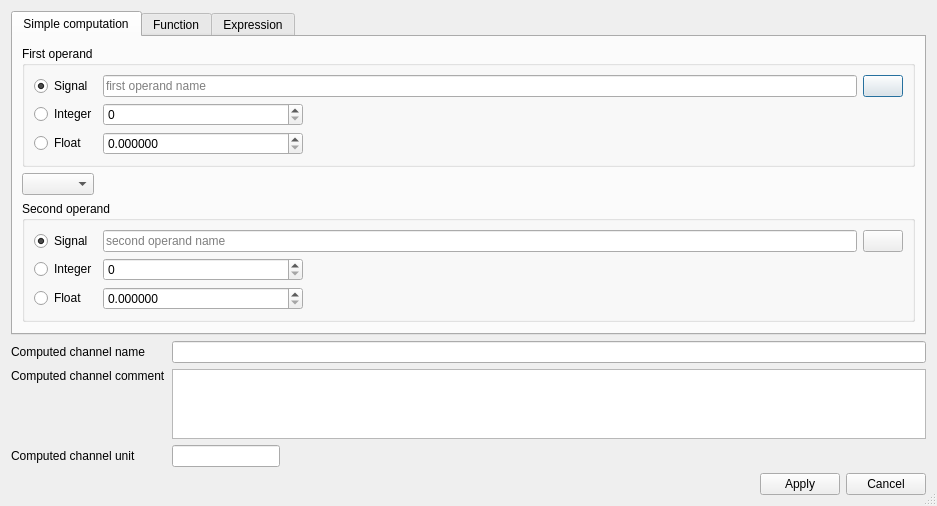
<?xml version="1.0" encoding="UTF-8"?>
<ui version="4.0">
 <class>ComputedChannel</class>
 <widget class="QDialog" name="ComputedChannel">
  <property name="geometry">
   <rect>
    <x>0</x>
    <y>0</y>
    <width>937</width>
    <height>480</height>
   </rect>
  </property>
  <property name="maximumSize">
   <size>
    <width>16777215</width>
    <height>16777215</height>
   </size>
  </property>
  <property name="windowTitle">
   <string>Define new channel</string>
  </property>
  <property name="windowIcon">
   <iconset resource="resource.qrc">
    <normaloff>:/plus.png</normaloff>:/plus.png</iconset>
  </property>
  <property name="sizeGripEnabled">
   <bool>true</bool>
  </property>
  <layout class="QGridLayout" name="gridLayout" columnstretch="0,0,1,0,0">
   <item row="0" column="0" colspan="5">
    <widget class="QTabWidget" name="tabs">
     <property name="currentIndex">
      <number>0</number>
     </property>
     <widget class="QWidget" name="tab">
      <attribute name="title">
       <string>Simple computation</string>
      </attribute>
      <layout class="QGridLayout" name="gridLayout_5" columnstretch="0,1">
       <item row="0" column="0" colspan="2">
        <widget class="QGroupBox" name="groupBox">
         <property name="title">
          <string>First operand</string>
         </property>
         <layout class="QGridLayout" name="gridLayout_4" columnstretch="0,0,1,0">
          <item row="0" column="0">
           <widget class="QRadioButton" name="operand1_as_signal">
            <property name="text">
             <string>Signal</string>
            </property>
            <property name="checked">
             <bool>true</bool>
            </property>
           </widget>
          </item>
          <item row="0" column="1" colspan="2">
           <widget class="QLineEdit" name="operand1_name">
            <property name="placeholderText">
             <string>first operand name</string>
            </property>
           </widget>
          </item>
          <item row="0" column="3">
           <widget class="QPushButton" name="operand1_search_btn">
            <property name="text">
             <string/>
            </property>
            <property name="icon">
             <iconset resource="resource.qrc">
              <normaloff>:/search.png</normaloff>:/search.png</iconset>
            </property>
           </widget>
          </item>
          <item row="1" column="0">
           <widget class="QRadioButton" name="operand1_as_integer">
            <property name="text">
             <string>Integer</string>
            </property>
           </widget>
          </item>
          <item row="1" column="1">
           <widget class="QSpinBox" name="operand1_integer">
            <property name="minimumSize">
             <size>
              <width>200</width>
              <height>0</height>
             </size>
            </property>
            <property name="minimum">
             <number>0</number>
            </property>
            <property name="maximum">
             <number>10</number>
            </property>
            <property name="value">
             <number>0</number>
            </property>
           </widget>
          </item>
          <item row="1" column="2" rowspan="2">
           <spacer name="horizontalSpacer">
            <property name="orientation">
             <enum>Qt::Horizontal</enum>
            </property>
            <property name="sizeHint" stdset="0">
             <size>
              <width>538</width>
              <height>20</height>
             </size>
            </property>
           </spacer>
          </item>
          <item row="2" column="0">
           <widget class="QRadioButton" name="operand1_as_float">
            <property name="text">
             <string>Float</string>
            </property>
           </widget>
          </item>
          <item row="2" column="1">
           <widget class="QDoubleSpinBox" name="operand1_float">
            <property name="decimals">
             <number>6</number>
            </property>
           </widget>
          </item>
         </layout>
        </widget>
       </item>
       <item row="1" column="0">
        <widget class="QComboBox" name="op"/>
       </item>
       <item row="1" column="1">
        <spacer name="horizontalSpacer_5">
         <property name="orientation">
          <enum>Qt::Horizontal</enum>
         </property>
         <property name="sizeHint" stdset="0">
          <size>
           <width>794</width>
           <height>20</height>
          </size>
         </property>
        </spacer>
       </item>
       <item row="2" column="0" colspan="2">
        <widget class="QGroupBox" name="groupBox_2">
         <property name="title">
          <string>Second operand</string>
         </property>
         <layout class="QGridLayout" name="gridLayout_3" columnstretch="0,0,1,0">
          <item row="0" column="0">
           <widget class="QRadioButton" name="operand2_as_signal">
            <property name="text">
             <string>Signal</string>
            </property>
            <property name="checked">
             <bool>true</bool>
            </property>
           </widget>
          </item>
          <item row="0" column="1" colspan="2">
           <widget class="QLineEdit" name="operand2_name">
            <property name="placeholderText">
             <string>second operand name</string>
            </property>
           </widget>
          </item>
          <item row="0" column="3">
           <widget class="QPushButton" name="operand2_search_btn">
            <property name="text">
             <string/>
            </property>
            <property name="icon">
             <iconset resource="resource.qrc">
              <normaloff>:/search.png</normaloff>:/search.png</iconset>
            </property>
           </widget>
          </item>
          <item row="1" column="0">
           <widget class="QRadioButton" name="operand2_as_integer">
            <property name="text">
             <string>Integer</string>
            </property>
           </widget>
          </item>
          <item row="1" column="1">
           <widget class="QSpinBox" name="operand2_integer">
            <property name="minimumSize">
             <size>
              <width>200</width>
              <height>0</height>
             </size>
            </property>
           </widget>
          </item>
          <item row="1" column="2">
           <spacer name="horizontalSpacer_2">
            <property name="orientation">
             <enum>Qt::Horizontal</enum>
            </property>
            <property name="sizeHint" stdset="0">
             <size>
              <width>63</width>
              <height>20</height>
             </size>
            </property>
           </spacer>
          </item>
          <item row="2" column="0">
           <widget class="QRadioButton" name="operand2_as_float">
            <property name="text">
             <string>Float</string>
            </property>
           </widget>
          </item>
          <item row="2" column="1">
           <widget class="QDoubleSpinBox" name="operand2_float">
            <property name="decimals">
             <number>6</number>
            </property>
           </widget>
          </item>
         </layout>
        </widget>
       </item>
       <item row="5" column="0">
        <spacer name="verticalSpacer">
         <property name="orientation">
          <enum>Qt::Vertical</enum>
         </property>
         <property name="sizeHint" stdset="0">
          <size>
           <width>20</width>
           <height>40</height>
          </size>
         </property>
        </spacer>
       </item>
      </layout>
     </widget>
     <widget class="QWidget" name="tab_2">
      <attribute name="title">
       <string>Function</string>
      </attribute>
      <layout class="QGridLayout" name="gridLayout_6" columnstretch="0,0,1,0">
       <item row="0" column="0">
        <widget class="QLabel" name="label_2">
         <property name="text">
          <string>Function</string>
         </property>
        </widget>
       </item>
       <item row="1" column="0">
        <widget class="QLabel" name="label_3">
         <property name="text">
          <string>First function argument</string>
         </property>
        </widget>
       </item>
       <item row="1" column="1">
        <widget class="QDoubleSpinBox" name="first_function_argument"/>
       </item>
       <item row="1" column="2">
        <spacer name="horizontalSpacer_4">
         <property name="orientation">
          <enum>Qt::Horizontal</enum>
         </property>
         <property name="sizeHint" stdset="0">
          <size>
           <width>286</width>
           <height>20</height>
          </size>
         </property>
        </spacer>
       </item>
       <item row="2" column="0">
        <widget class="QLabel" name="label_4">
         <property name="text">
          <string>Second function argument</string>
         </property>
        </widget>
       </item>
       <item row="2" column="1">
        <widget class="QDoubleSpinBox" name="second_function_argument"/>
       </item>
       <item row="3" column="0">
        <widget class="QLabel" name="label_5">
         <property name="text">
          <string>Channel name</string>
         </property>
        </widget>
       </item>
       <item row="3" column="1" colspan="2">
        <widget class="QLineEdit" name="function_channel">
         <property name="placeholderText">
          <string>input channel name</string>
         </property>
        </widget>
       </item>
       <item row="3" column="3">
        <widget class="QPushButton" name="function_search_btn">
         <property name="text">
          <string/>
         </property>
         <property name="icon">
          <iconset resource="resource.qrc">
           <normaloff>:/search.png</normaloff>:/search.png</iconset>
         </property>
        </widget>
       </item>
       <item row="0" column="1">
        <widget class="QComboBox" name="function">
         <property name="minimumSize">
          <size>
           <width>380</width>
           <height>20</height>
          </size>
         </property>
         <property name="toolTip">
          <string>see numpy documentation</string>
         </property>
        </widget>
       </item>
       <item row="4" column="0" colspan="4">
        <widget class="QTextEdit" name="help">
         <property name="placeholderText">
          <string>selected function help </string>
         </property>
        </widget>
       </item>
      </layout>
     </widget>
     <widget class="QWidget" name="tab_3">
      <attribute name="title">
       <string>Expression</string>
      </attribute>
      <layout class="QGridLayout" name="gridLayout_2" columnstretch="0,1">
       <item row="0" column="0" colspan="2">
        <widget class="QLabel" name="label">
         <property name="text">
          <string>&lt;!DOCTYPE HTML PUBLIC &quot;-//W3C//DTD HTML 4.0//EN&quot; &quot;http://www.w3.org/TR/REC-html40/strict.dtd&quot;&gt;
&lt;html&gt;&lt;head&gt;&lt;meta name=&quot;qrichtext&quot; content=&quot;1&quot; /&gt;&lt;style type=&quot;text/css&quot;&gt;
p, li { white-space: pre-wrap; }
&lt;/style&gt;&lt;/head&gt;&lt;body style=&quot; font-family:'MS Shell Dlg 2'; font-size:8pt; font-weight:400; font-style:normal;&quot;&gt;
&lt;p style=&quot; margin-top:0px; margin-bottom:0px; margin-left:0px; margin-right:0px; -qt-block-indent:0; text-indent:0px;&quot;&gt;The expression is evaluated using the &lt;span style=&quot; font-style:italic;&quot;&gt;numexpr &lt;/span&gt;library. Have a look at the &lt;a href=&quot;https://numexpr.readthedocs.io/projects/NumExpr3/en/latest/user_guide.html&quot;&gt;&lt;span style=&quot; text-decoration: underline; color:#0000ff;&quot;&gt;Numexpr documentation&lt;/span&gt;&lt;/a&gt; for supported operators and function.&lt;/p&gt;
&lt;p style=&quot;-qt-paragraph-type:empty; margin-top:0px; margin-bottom:0px; margin-left:0px; margin-right:0px; -qt-block-indent:0; text-indent:0px;&quot;&gt;&lt;br /&gt;&lt;/p&gt;
&lt;p style=&quot; margin-top:0px; margin-bottom:0px; margin-left:0px; margin-right:0px; -qt-block-indent:0; text-indent:0px;&quot;&gt;The signal names must be enclosed by double curly braces: &lt;span style=&quot; font-weight:600; color:#ff0000;&quot;&gt;{{&lt;/span&gt;Signal_name&lt;span style=&quot; font-weight:600; color:#ff0000;&quot;&gt;}}&lt;/span&gt;&lt;/p&gt;&lt;/body&gt;&lt;/html&gt;</string>
         </property>
         <property name="textFormat">
          <enum>Qt::RichText</enum>
         </property>
        </widget>
       </item>
       <item row="2" column="0" colspan="2">
        <widget class="QPlainTextEdit" name="expression">
         <property name="placeholderText">
          <string>enter your expression here. Example: ({{Sig1}} + {{Sig2}}) / ({{Sig3}} - {{Sig4}}) + 7.8</string>
         </property>
        </widget>
       </item>
       <item row="1" column="0">
        <widget class="QPushButton" name="expression_search_btn">
         <property name="text">
          <string>Available channels</string>
         </property>
         <property name="icon">
          <iconset resource="resource.qrc">
           <normaloff>:/search.png</normaloff>:/search.png</iconset>
         </property>
        </widget>
       </item>
      </layout>
     </widget>
    </widget>
   </item>
   <item row="5" column="4">
    <widget class="QPushButton" name="cancel_btn">
     <property name="text">
      <string>Cancel</string>
     </property>
    </widget>
   </item>
   <item row="3" column="0">
    <widget class="QLabel" name="label_8">
     <property name="text">
      <string>Computed channel comment</string>
     </property>
     <property name="alignment">
      <set>Qt::AlignLeading|Qt::AlignLeft|Qt::AlignTop</set>
     </property>
    </widget>
   </item>
   <item row="3" column="1" colspan="4">
    <widget class="QPlainTextEdit" name="comment"/>
   </item>
   <item row="5" column="3">
    <widget class="QPushButton" name="apply_btn">
     <property name="text">
      <string>Apply</string>
     </property>
    </widget>
   </item>
   <item row="1" column="0">
    <widget class="QLabel" name="label_7">
     <property name="text">
      <string>Computed channel name</string>
     </property>
    </widget>
   </item>
   <item row="5" column="2">
    <spacer name="horizontalSpacer_7">
     <property name="orientation">
      <enum>Qt::Horizontal</enum>
     </property>
     <property name="sizeHint" stdset="0">
      <size>
       <width>40</width>
       <height>20</height>
      </size>
     </property>
    </spacer>
   </item>
   <item row="5" column="1">
    <spacer name="horizontalSpacer_3">
     <property name="orientation">
      <enum>Qt::Horizontal</enum>
     </property>
     <property name="sizeHint" stdset="0">
      <size>
       <width>40</width>
       <height>20</height>
      </size>
     </property>
    </spacer>
   </item>
   <item row="1" column="1" colspan="4">
    <widget class="QLineEdit" name="name">
     <property name="inputMask">
      <string/>
     </property>
     <property name="text">
      <string/>
     </property>
     <property name="placeholderText">
      <string/>
     </property>
    </widget>
   </item>
   <item row="4" column="0">
    <widget class="QLabel" name="label_6">
     <property name="text">
      <string>Computed channel unit</string>
     </property>
    </widget>
   </item>
   <item row="4" column="1">
    <widget class="QLineEdit" name="unit">
     <property name="placeholderText">
      <string/>
     </property>
    </widget>
   </item>
  </layout>
 </widget>
 <resources>
  <include location="resource.qrc"/>
 </resources>
 <connections/>
</ui>
